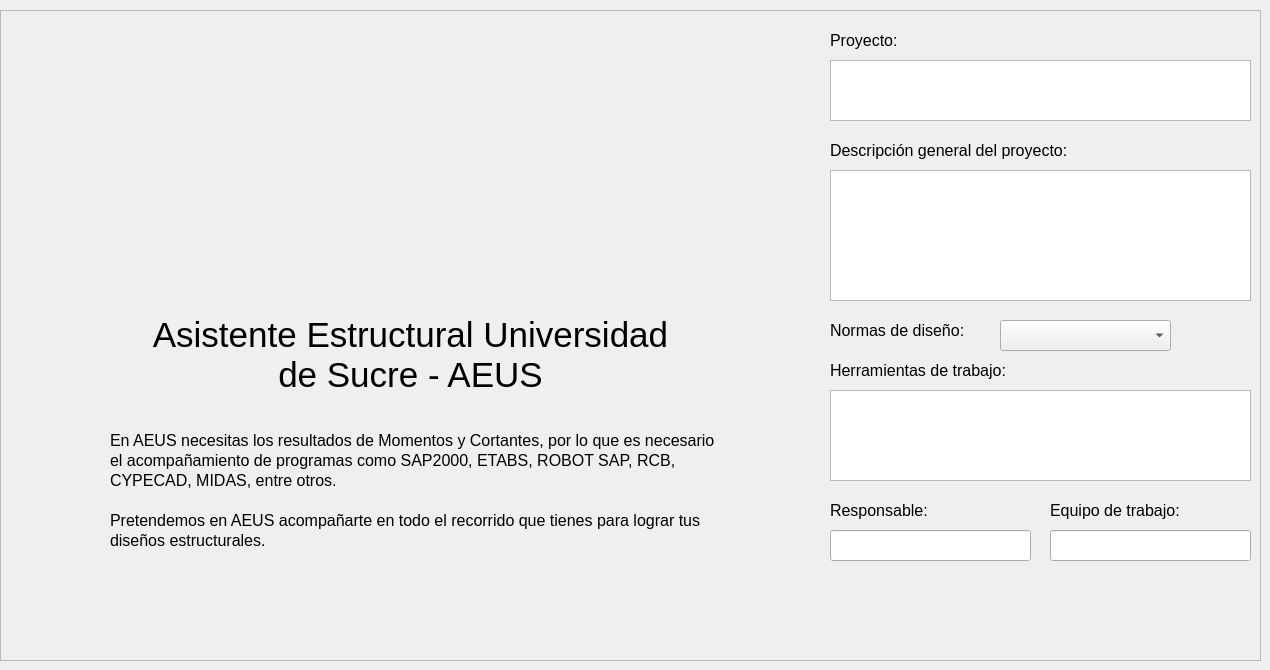
    <widget class="QWidget" name="MAIN_1">
     <widget class="QFrame" name="frame">
      <property name="geometry">
       <rect>
        <x>0</x>
        <y>10</y>
        <width>1261</width>
        <height>651</height>
       </rect>
      </property>
      <property name="frameShape">
       <enum>QFrame::StyledPanel</enum>
      </property>
      <property name="frameShadow">
       <enum>QFrame::Raised</enum>
      </property>
      <widget class="QLabel" name="label_137">
       <property name="geometry">
        <rect>
         <x>830</x>
         <y>20</y>
         <width>331</width>
         <height>21</height>
        </rect>
       </property>
       <property name="text">
        <string>&lt;html&gt;&lt;head/&gt;&lt;body&gt;&lt;p align=&quot;justify&quot;&gt;&lt;span style=&quot; font-size:12pt;&quot;&gt;Proyecto:&lt;/span&gt;&lt;/p&gt;&lt;/body&gt;&lt;/html&gt;</string>
       </property>
      </widget>
      <widget class="QLabel" name="label_140">
       <property name="geometry">
        <rect>
         <x>830</x>
         <y>130</y>
         <width>331</width>
         <height>21</height>
        </rect>
       </property>
       <property name="text">
        <string>&lt;html&gt;&lt;head/&gt;&lt;body&gt;&lt;p align=&quot;justify&quot;&gt;&lt;span style=&quot; font-size:12pt;&quot;&gt;Descripción general del proyecto:&lt;/span&gt;&lt;/p&gt;&lt;/body&gt;&lt;/html&gt;</string>
       </property>
      </widget>
      <widget class="QTextEdit" name="text_edit_descripcion">
       <property name="geometry">
        <rect>
         <x>830</x>
         <y>160</y>
         <width>421</width>
         <height>131</height>
        </rect>
       </property>
      </widget>
      <widget class="QLabel" name="label_142">
       <property name="geometry">
        <rect>
         <x>830</x>
         <y>310</y>
         <width>161</width>
         <height>21</height>
        </rect>
       </property>
       <property name="text">
        <string>&lt;html&gt;&lt;head/&gt;&lt;body&gt;&lt;p align=&quot;justify&quot;&gt;&lt;span style=&quot; font-size:12pt;&quot;&gt;Normas de diseño:&lt;/span&gt;&lt;/p&gt;&lt;/body&gt;&lt;/html&gt;</string>
       </property>
      </widget>
      <widget class="QTextEdit" name="text_edit_herramientas">
       <property name="geometry">
        <rect>
         <x>830</x>
         <y>380</y>
         <width>421</width>
         <height>91</height>
        </rect>
       </property>
      </widget>
      <widget class="QLabel" name="label_143">
       <property name="geometry">
        <rect>
         <x>830</x>
         <y>490</y>
         <width>121</width>
         <height>21</height>
        </rect>
       </property>
       <property name="text">
        <string>&lt;html&gt;&lt;head/&gt;&lt;body&gt;&lt;p align=&quot;justify&quot;&gt;&lt;span style=&quot; font-size:12pt;&quot;&gt;Responsable:&lt;/span&gt;&lt;/p&gt;&lt;/body&gt;&lt;/html&gt;</string>
       </property>
      </widget>
      <widget class="QLineEdit" name="line_edit_responsable">
       <property name="geometry">
        <rect>
         <x>830</x>
         <y>520</y>
         <width>201</width>
         <height>31</height>
        </rect>
       </property>
      </widget>
      <widget class="QLineEdit" name="line_edit_equipo_trabajo">
       <property name="geometry">
        <rect>
         <x>1050</x>
         <y>520</y>
         <width>201</width>
         <height>31</height>
        </rect>
       </property>
      </widget>
      <widget class="QLabel" name="label_144">
       <property name="geometry">
        <rect>
         <x>1050</x>
         <y>490</y>
         <width>141</width>
         <height>21</height>
        </rect>
       </property>
       <property name="text">
        <string>&lt;html&gt;&lt;head/&gt;&lt;body&gt;&lt;p align=&quot;justify&quot;&gt;&lt;span style=&quot; font-size:12pt;&quot;&gt;Equipo de trabajo:&lt;/span&gt;&lt;/p&gt;&lt;/body&gt;&lt;/html&gt;</string>
       </property>
      </widget>
      <widget class="QLabel" name="label_logo_grande">
       <property name="geometry">
        <rect>
         <x>270</x>
         <y>0</y>
         <width>301</width>
         <height>301</height>
        </rect>
       </property>
       <property name="styleSheet">
        <string notr="true"/>
       </property>
       <property name="frameShape">
        <enum>QFrame::NoFrame</enum>
       </property>
       <property name="text">
        <string/>
       </property>
       <property name="pixmap">
        <pixmap resource="../img/imgs.qrc">:/imagenes/logoSARO.png</pixmap>
       </property>
       <property name="scaledContents">
        <bool>true</bool>
       </property>
      </widget>
      <widget class="QLabel" name="label_145">
       <property name="geometry">
        <rect>
         <x>90</x>
         <y>300</y>
         <width>641</width>
         <height>51</height>
        </rect>
       </property>
       <property name="text">
        <string>&lt;html&gt;&lt;head/&gt;&lt;body&gt;&lt;p align=&quot;center&quot;&gt;&lt;span style=&quot; font-size:26pt;&quot;&gt;Asistente Estructural Universidad&lt;/span&gt;&lt;/p&gt;&lt;/body&gt;&lt;/html&gt;</string>
       </property>
      </widget>
      <widget class="QLabel" name="label_147">
       <property name="geometry">
        <rect>
         <x>110</x>
         <y>500</y>
         <width>611</width>
         <height>21</height>
        </rect>
       </property>
       <property name="text">
        <string>&lt;html&gt;&lt;head/&gt;&lt;body&gt;&lt;p align=&quot;justify&quot;&gt;&lt;span style=&quot; font-size:12pt;&quot;&gt;Pretendemos en AEUS acompañarte en todo el recorrido que tienes para lograr tus&lt;/span&gt;&lt;/p&gt;&lt;/body&gt;&lt;/html&gt;</string>
       </property>
      </widget>
      <widget class="QLabel" name="label_148">
       <property name="geometry">
        <rect>
         <x>110</x>
         <y>520</y>
         <width>611</width>
         <height>21</height>
        </rect>
       </property>
       <property name="text">
        <string>&lt;html&gt;&lt;head/&gt;&lt;body&gt;&lt;p align=&quot;justify&quot;&gt;&lt;span style=&quot; font-size:12pt;&quot;&gt;diseños estructurales.&lt;/span&gt;&lt;/p&gt;&lt;/body&gt;&lt;/html&gt;</string>
       </property>
      </widget>
      <widget class="QLabel" name="label_149">
       <property name="geometry">
        <rect>
         <x>110</x>
         <y>420</y>
         <width>611</width>
         <height>21</height>
        </rect>
       </property>
       <property name="text">
        <string>&lt;html&gt;&lt;head/&gt;&lt;body&gt;&lt;p&gt;&lt;span style=&quot; font-size:12pt;&quot;&gt;En AEUS necesitas los resultados de Momentos y Cortantes, por lo que es necesario&lt;/span&gt;&lt;/p&gt;&lt;/body&gt;&lt;/html&gt;</string>
       </property>
      </widget>
      <widget class="QLabel" name="label_150">
       <property name="geometry">
        <rect>
         <x>110</x>
         <y>440</y>
         <width>611</width>
         <height>21</height>
        </rect>
       </property>
       <property name="text">
        <string>&lt;html&gt;&lt;head/&gt;&lt;body&gt;&lt;p align=&quot;justify&quot;&gt;&lt;span style=&quot; font-size:12pt;&quot;&gt;el acompañamiento de programas como SAP2000, ETABS, ROBOT SAP, RCB,&lt;/span&gt;&lt;/p&gt;&lt;/body&gt;&lt;/html&gt;</string>
       </property>
      </widget>
      <widget class="QLabel" name="label_172">
       <property name="geometry">
        <rect>
         <x>830</x>
         <y>350</y>
         <width>201</width>
         <height>21</height>
        </rect>
       </property>
       <property name="text">
        <string>&lt;html&gt;&lt;head/&gt;&lt;body&gt;&lt;p align=&quot;justify&quot;&gt;&lt;span style=&quot; font-size:12pt;&quot;&gt;Herramientas de trabajo:&lt;/span&gt;&lt;/p&gt;&lt;/body&gt;&lt;/html&gt;</string>
       </property>
      </widget>
      <widget class="QComboBox" name="combo_box_norma">
       <property name="geometry">
        <rect>
         <x>1000</x>
         <y>310</y>
         <width>171</width>
         <height>31</height>
        </rect>
       </property>
      </widget>
      <widget class="QLabel" name="label_232">
       <property name="geometry">
        <rect>
         <x>110</x>
         <y>460</y>
         <width>611</width>
         <height>21</height>
        </rect>
       </property>
       <property name="text">
        <string>&lt;html&gt;&lt;head/&gt;&lt;body&gt;&lt;p align=&quot;justify&quot;&gt;&lt;span style=&quot; font-size:12pt;&quot;&gt;CYPECAD, MIDAS, entre otros.&lt;/span&gt;&lt;/p&gt;&lt;/body&gt;&lt;/html&gt;</string>
       </property>
      </widget>
      <widget class="QLabel" name="label_350">
       <property name="geometry">
        <rect>
         <x>90</x>
         <y>340</y>
         <width>641</width>
         <height>51</height>
        </rect>
       </property>
       <property name="text">
        <string>&lt;html&gt;&lt;head/&gt;&lt;body&gt;&lt;p align=&quot;center&quot;&gt;&lt;span style=&quot; font-size:26pt;&quot;&gt;de Sucre - AEUS&lt;/span&gt;&lt;/p&gt;&lt;/body&gt;&lt;/html&gt;</string>
       </property>
      </widget>
      <widget class="QTextEdit" name="text_edit_proyecto">
       <property name="geometry">
        <rect>
         <x>830</x>
         <y>50</y>
         <width>421</width>
         <height>61</height>
        </rect>
       </property>
      </widget>
     </widget>
    </widget>
